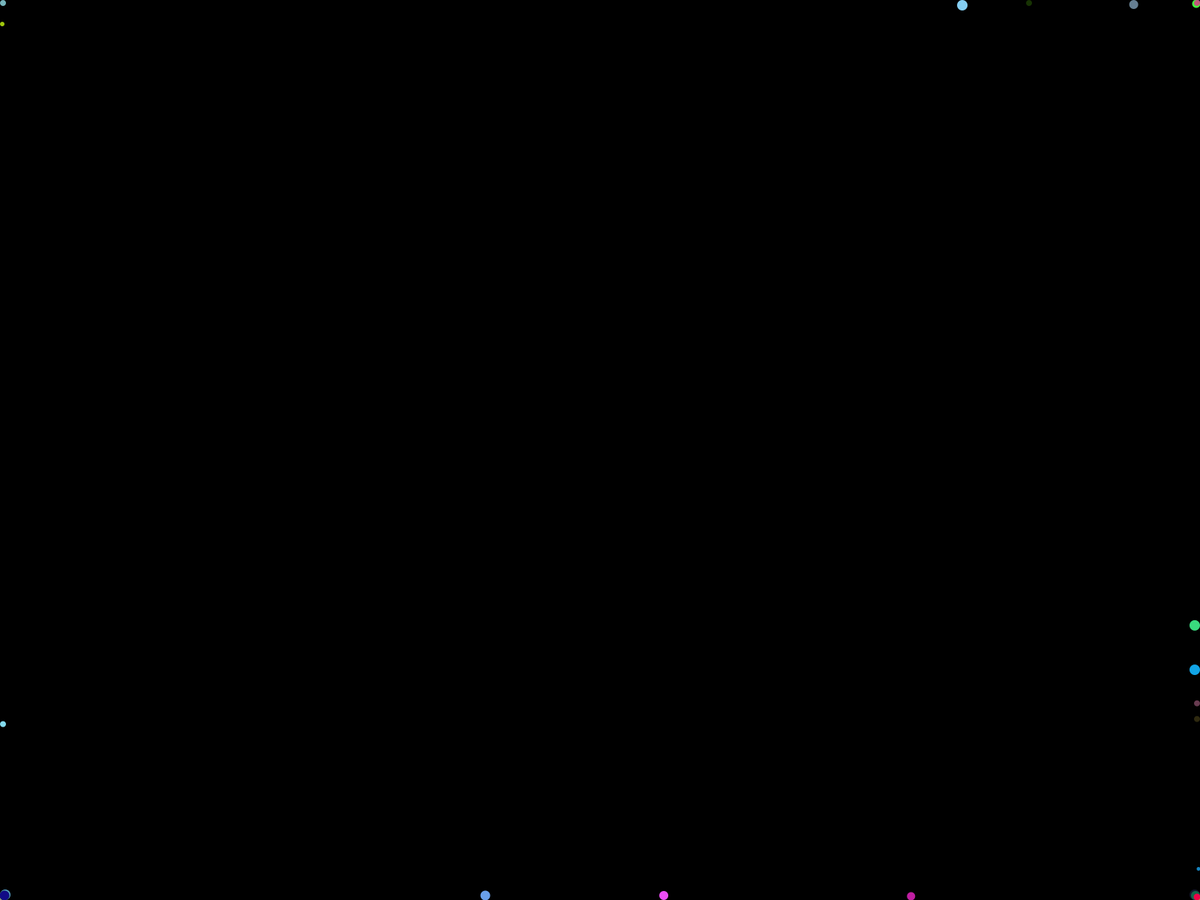
Frame 1 (no input)
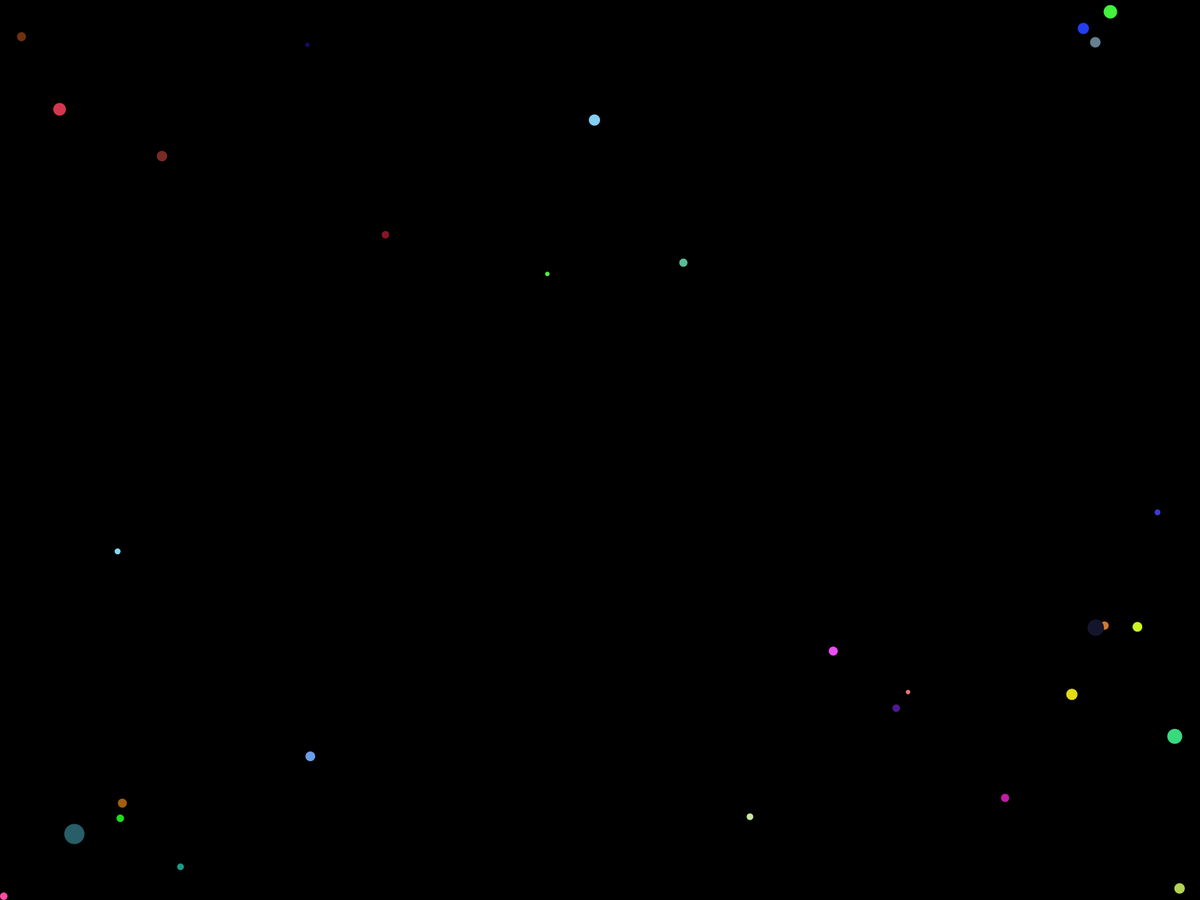
Frame 60 (the mouse pressed at the canvas centre just before this capture)
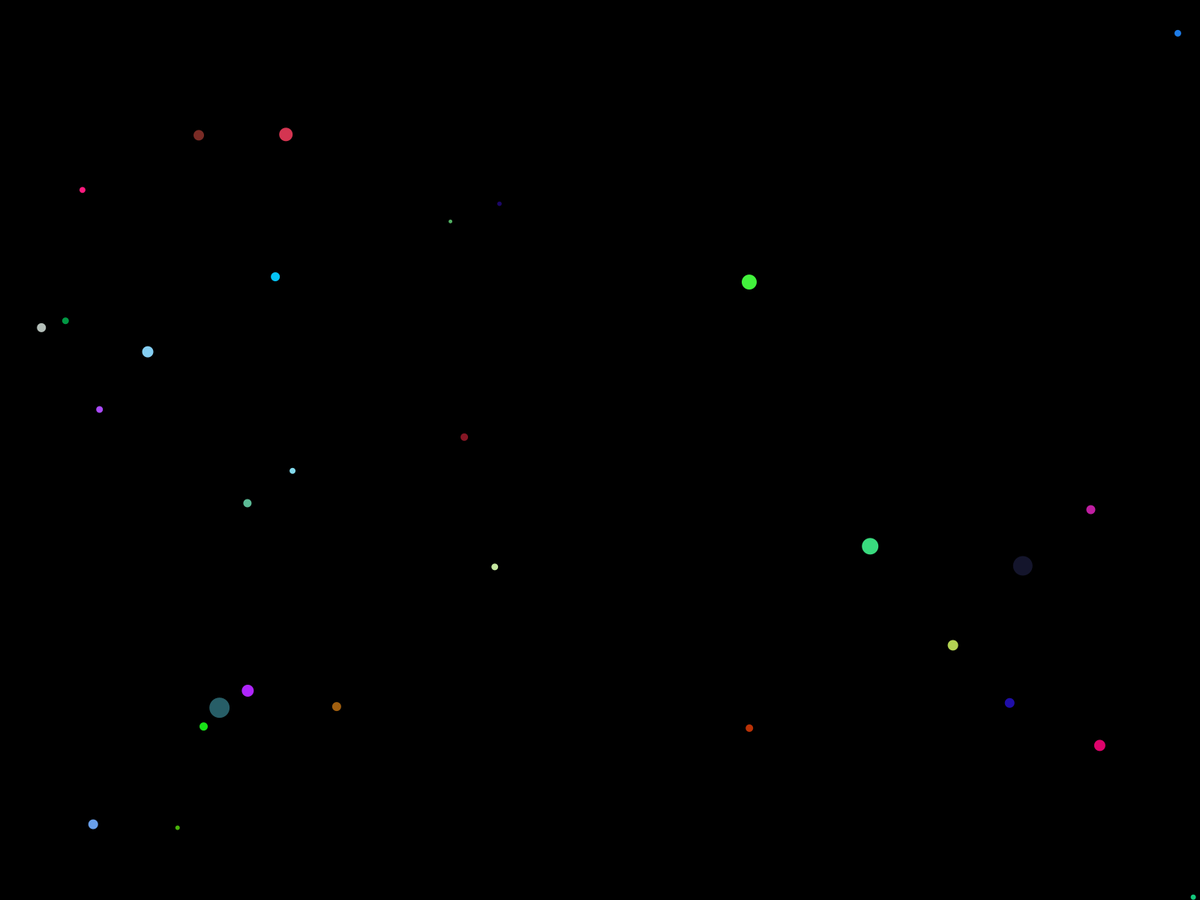
Frame 120 (the mouse held since frame 60 and released just before this capture)

The Processing sketch that drew these frames (run headless with seeded random() and noise(); from frame 60 on, the mouse is pressed at the canvas centre):

// Processing sketch: Graviton
// ── Graviton.pde
Bubble[] elements;

int ballcount = 30;
float G = 50;

void setup()
{
  fullScreen();
  background(0);
  //size(640,480);
  elements = new Bubble[ballcount];
  for (int i=0; i<ballcount; i++)
  {
    elements[i] = new Bubble(i);
    elements[i].acceleration = new PVector(0,0);
  }  
}

void draw()
{
  background(0);
  for (int i=0; i<ballcount; i++)
  {
    elements[i].acceleration = new PVector(0,0);
    for (int j=0; j<ballcount; j++)
    {
      boolean status = false;
      if (j != i)
      status = accelerate(elements[i], elements[j]);
      if(status)
      {
        if (elements[i].dim < elements[j].dim)
        { 
          elements[j].dim += sqrt(elements[i].dim)/2;
          elements[i] = new Bubble(i);
        }
        else
        {
          elements[i].dim += sqrt(elements[j].dim)/2;
          elements[j] = new Bubble(j);
        }
      }
    }
    elements[i].display();
  }
}

float distance(PVector pos, PVector pos2){
  return sqrt(((pos.x-pos2.x)*(pos.x-pos2.x))+((pos.y-pos2.y)*(pos.y-pos2.y)));
}

boolean accelerate(Bubble _ball, Bubble _grav)
{
  float K = G;
  //if (_grav.number % 2 == 0)
  //K = -G;
  //else K = G;
  
  PVector axel = new PVector(_grav.position.x - _ball.position.x,
                             _grav.position.y - _ball.position.y);
  axel.normalize();
  float dist = distance(_ball.position, _grav.position);
  if (dist < _ball.dim/2 + _grav.dim/2) return true;
  _ball.acceleration.add(axel.mult(K*_grav.mass/(dist*dist)));
  _ball.acceleration.limit(0.5);
  return false;
}
// ── Bubble_Class.pde
class Bubble
{
  int dim;
  float mass;
  color shade;
  PVector position;
  PVector velocity;
  PVector acceleration;
  float damping;
  int number;
  
  Bubble(int _num)
  { 
    number = _num;
    dim = floor(random(10)) + 5;
    mass = 2*dim;
    shade = color(random(255), random(255), random(255));
    do
    position = new PVector(random(3*width)-width, random(3*height)-height);
    while(position.x > 0 && position.x < width && position.y > 0 && position.y < height);
    velocity = new PVector(random(20) - 10, random(20) - 10);
    acceleration = new PVector(0,0);
    damping = 0.7;
  }
  
  void display()
  {
    update();
    noStroke();
    fill(shade);
    ellipse(position.x, position.y, dim, dim);
    //fill(255);
    //text(number, position.x, position.y);
  }
  
  void update()
  {
    velocity.add(acceleration);
    position.add(velocity);
    
    if (dim > 200) dim = 5;
    mass = 2*dim;
    
    velocity.limit(200/dim);
    
    if (position.x > width - dim/2) 
    {
      position.x = width - dim/2;
      velocity.x *= -damping;
    }
    else if (position.x < dim/2)
    {
      position.x = dim/2;
      velocity.x *= -damping;
    }
    
    if (position.y > height - dim/2) 
    {
      position.y = height - dim/2;
      velocity.y *= -damping;
    }
    else if (position.y < dim/2)
    {
      position.y = dim/2;
      velocity.y *= -damping;
    }
  }
}
